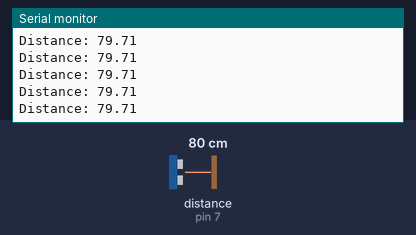
Bench run of a sketch on a simulated Arduino Uno, built with avr-gcc and run on an emulated ATmega328P. Parts: the last lines printed to the serial monitor. Wiring (inferred from the names in the program): ultrasonic range finder: trigger pin 6; echo pin 7. The test bench sets the inputs (shaded band); at power-on: distance to the obstacle (sensor on pin 7) 80 cm. The echo pulse lasts 58.3 µs per cm; storage starts empty.

Above: at 1.2 s.
1.3 s: distance to the obstacle (sensor on pin 7) set to 2 cm
At 2.0 s:
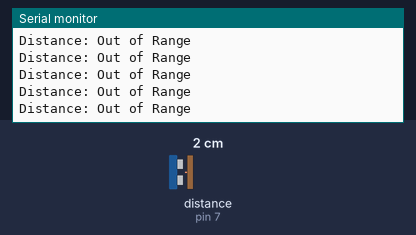
3.2 s: distance to the obstacle (sensor on pin 7) set to 4 cm
At 4.2 s:
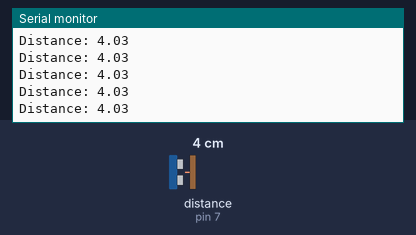
Timing chart, 0 to 6.2 s (numbered marks = the images above; inputs shaded):
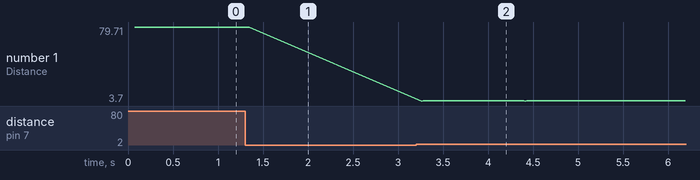

The sketch:

HC-SR04_DataLogger.ino
```cpp
#include <SD.h>
#include <SPI.h>

File file;

#define trigPin 6
#define echoPin 7
#define pinCS 10

float duration, distance;

void setup() {
  // Open serial communications and wait for port to open:
  Serial.begin(9600);
  while (!Serial) {}

  // HR-SR04 pin setup:
  pinMode(trigPin, OUTPUT);
  pinMode(echoPin, INPUT);

  // SD card setup:
  if (SD.begin(pinCS)) {
    Serial.println("SD card is ready to use.");
  } else {
    Serial.println("SD card initialization failed.");
    return;
  }

  Serial.println("Initialization completed.");
}

void loop() {
  digitalWrite(trigPin, LOW);
  delayMicroseconds(2);

  digitalWrite(trigPin, HIGH);
  delayMicroseconds(10);
  digitalWrite(trigPin, LOW);

  duration = pulseIn(echoPin, HIGH);
  distance = (duration / 2) * 0.0343;

  Serial.print("Distance: ");
  if (distance >= 400 || distance <= 2) {
    Serial.println("Out of Range");
  } else {
    Serial.println(distance);
  }

  file = SD.open("data.txt", FILE_WRITE);
  if (file) {
    file.println(distance);
    file.close();
  } else {
    Serial.println("Error opening data.txt");
  }
  //delay(500);
}
```

Measured:
- the behaviour switches between 2 and 3 cm on distance to the obstacle (sensor on pin 7) (found by bisection; images 1 and 2)
- after the input at 1.3 s, the serial monitor: prints a new line after 0.07 s (image 1)
- after the input at 3.2 s, the serial monitor: prints a new line after 0.06 s (image 2)
- plotted number 1: 79.71 → 4 after the input at 3.2 s
